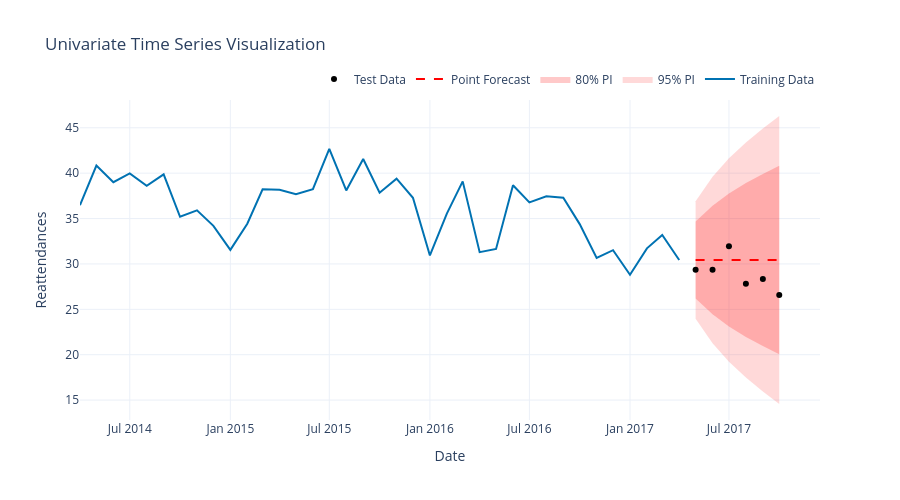

Write notebook code for a chart like this one.
### Markdown cell above
**Step 3: Visualise the prediction intervals for both models**

This is only practical when you have a small number of time series and models. 

You can create your own `matplotlib` functions for plotting. Alternatively for simple interactive plotting you could make use of the `forecast_tools.plotting.plot_time_series` function. It requires you to manipulate your data slightly:

```python
_ = plot_time_series(
    training_data = pd.DataFrame(train),
    test_data = pd.DataFrame(test),
    forecast = pd.DataFrame(preds_naive1, index=test.index),
    prediction_intervals = intervals_naive1_dict,
    y_axis_label="Reattendances",
)
```

**Important usage notes**:

* The function requires you to pass in the training, test, and forecast data in as a `pd.DataFrame`. Note I have converted the types here.

* We need to make that our forecasting `pd.DataFrame` has the same `DateTimeIndex` as test. i.e.

```python
forecast = pd.DataFrame(preds_naive1, index=test.index),
```

* The `prediction_intervals` parameter expects a dictionary object containing `pd.DataFrame` objects. We have already created this early to inspect prediction intervals.

💡 Does the shape of the prediction intervals alter your decision?

### Code cell
# model 1
_ = plot_time_series(
    training_data = pd.DataFrame(train),
    test_data = pd.DataFrame(test),
    forecast = pd.DataFrame(preds_naive1, index=test.index),
    prediction_intervals = intervals_naive1_dict,
    y_axis_label="Reattendances",
)

### Figure 1 — Plotly figure (JSON) as saved in the notebook; plotly's stock layout.template omitted (floating-point values rounded to 4 significant figures)
{"data": [{"line": {"color": "#0072B2"}, "mode": "lines", "name": "Training Data", "type": "scatter", "x": ["2014-04-01T00:00:00.000000000", "2014-05-01T00:00:00.000000000", "2014-06-01T00:00:00.000000000", "2014-07-01T00:00:00.000000000", "2014-08-01T00:00:00.000000000", "2014-09-01T00:00:00.000000000", "2014-10-01T00:00:00.000000000", "2014-11-01T00:00:00.000000000", "2014-12-01T00:00:00.000000000", "2015-01-01T00:00:00.000000000", "2015-02-01T00:00:00.000000000", "2015-03-01T00:00:00.000000000", "2015-04-01T00:00:00.000000000", "2015-05-01T00:00:00.000000000", "2015-06-01T00:00:00.000000000", "2015-07-01T00:00:00.000000000", "2015-08-01T00:00:00.000000000", "2015-09-01T00:00:00.000000000", "2015-10-01T00:00:00.000000000", "2015-11-01T00:00:00.000000000", "2015-12-01T00:00:00.000000000", "2016-01-01T00:00:00.000000000", "2016-02-01T00:00:00.000000000", "2016-03-01T00:00:00.000000000", "2016-04-01T00:00:00.000000000", "2016-05-01T00:00:00.000000000", "2016-06-01T00:00:00.000000000", "2016-07-01T00:00:00.000000000", "2016-08-01T00:00:00.000000000", "2016-09-01T00:00:00.000000000", "2016-10-01T00:00:00.000000000", "2016-11-01T00:00:00.000000000", "2016-12-01T00:00:00.000000000", "2017-01-01T00:00:00.000000000", "2017-02-01T00:00:00.000000000", "2017-03-01T00:00:00.000000000", "2017-04-01T00:00:00.000000000"], "y": [36.47, 40.84, 39.0, 39.97, 38.61, 39.87, 35.19, 35.9, 34.19, 31.55, 34.43, 38.23, 38.17, 37.68, 38.23, 42.68, 38.1, 41.57, 37.84, 39.4, 37.29, 30.94, 35.55, 39.1, 31.3, 31.65, 38.67, 36.77, 37.45, 37.3, 34.39, 30.67, 31.52, 28.81, 31.71, 33.19, 30.43]}, {"line": {"width": 0}, "mode": "lines", "name": "95% PI (Upper)", "showlegend": false, "type": "scatter", "x": ["2017-05-01T00:00:00.000000000", "2017-06-01T00:00:00.000000000", "2017-07-01T00:00:00.000000000", "2017-08-01T00:00:00.000000000", "2017-09-01T00:00:00.000000000", "2017-10-01T00:00:00.000000000"], "y": [36.91, 39.59, 41.65, 43.39, 44.92, 46.3]}, {"fill": "tonexty", "fillcolor": "rgba(255, 0, 0, 0.15)", "line": {"width": 0}, "mode": "lines", "name": "95% PI", "showlegend": true, "type": "scatter", "x": ["2017-05-01T00:00:00.000000000", "2017-06-01T00:00:00.000000000", "2017-07-01T00:00:00.000000000", "2017-08-01T00:00:00.000000000", "2017-09-01T00:00:00.000000000", "2017-10-01T00:00:00.000000000"], "y": [23.96, 21.27, 19.22, 17.48, 15.95, 14.57]}, {"line": {"width": 0}, "mode": "lines", "name": "80% PI (Upper)", "showlegend": false, "type": "scatter", "x": ["2017-05-01T00:00:00.000000000", "2017-06-01T00:00:00.000000000", "2017-07-01T00:00:00.000000000", "2017-08-01T00:00:00.000000000", "2017-09-01T00:00:00.000000000", "2017-10-01T00:00:00.000000000"], "y": [34.67, 36.42, 37.77, 38.9, 39.9, 40.81]}, {"fill": "tonexty", "fillcolor": "rgba(255, 0, 0, 0.21)", "line": {"width": 0}, "mode": "lines", "name": "80% PI", "showlegend": true, "type": "scatter", "x": ["2017-05-01T00:00:00.000000000", "2017-06-01T00:00:00.000000000", "2017-07-01T00:00:00.000000000", "2017-08-01T00:00:00.000000000", "2017-09-01T00:00:00.000000000", "2017-10-01T00:00:00.000000000"], "y": [26.2, 24.44, 23.1, 21.96, 20.96, 20.06]}, {"line": {"color": "#FF0000", "dash": "dash"}, "mode": "lines", "name": "Point Forecast", "type": "scatter", "x": ["2017-05-01T00:00:00.000000000", "2017-06-01T00:00:00.000000000", "2017-07-01T00:00:00.000000000", "2017-08-01T00:00:00.000000000", "2017-09-01T00:00:00.000000000", "2017-10-01T00:00:00.000000000"], "y": [30.43, 30.43, 30.43, 30.43, 30.43, 30.43]}, {"marker": {"color": "#000000", "size": 6}, "mode": "markers", "name": "Test Data", "type": "scatter", "x": ["2017-05-01T00:00:00.000000000", "2017-06-01T00:00:00.000000000", "2017-07-01T00:00:00.000000000", "2017-08-01T00:00:00.000000000", "2017-09-01T00:00:00.000000000", "2017-10-01T00:00:00.000000000"], "y": [29.35, 29.37, 31.94, 27.81, 28.33, 26.58]}], "layout": {"height": 500, "hovermode": "x unified", "legend": {"orientation": "h", "x": 1, "xanchor": "right", "y": 1.02, "yanchor": "bottom"}, "title": {"text": "Univariate Time Series Visualization"}, "width": 900, "xaxis": {"showspikes": true, "spikecolor": "gray", "spikedash": "dot", "spikemode": "across", "spikesnap": "cursor", "spikethickness": 1.5, "title": {"text": "Date"}}, "yaxis": {"showspikes": false, "title": {"text": "Reattendances"}}}}
